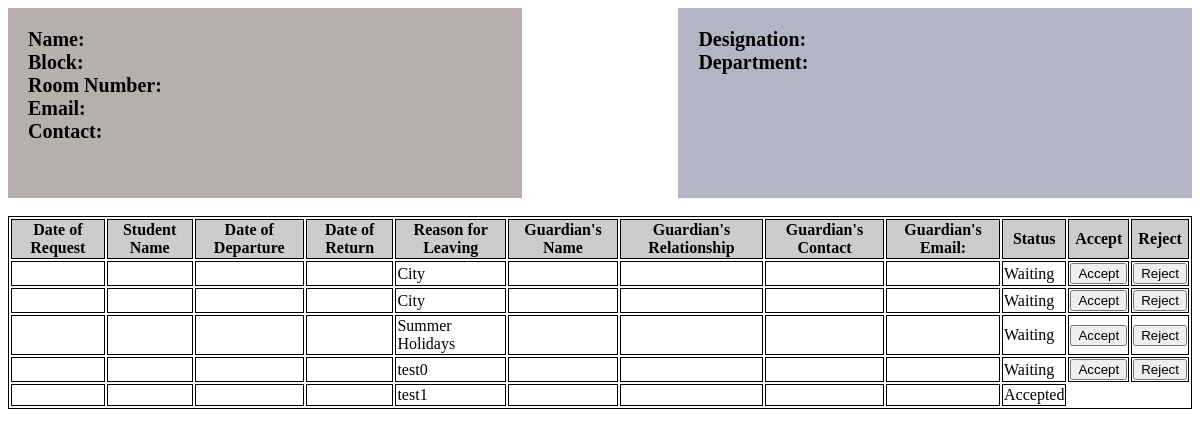
Screenshot of /faculty.php (signed in) with the database file from the repository.
### tables this page shows
CREATE TABLE `shivangsarat` (
  `No` int(11) NOT NULL AUTO_INCREMENT,
  `DepartureDate` date NOT NULL,
  `DepartureTime` time NOT NULL,
  `ArivalDate` date NOT NULL,
  `ArivalTime` time NOT NULL,
  `Reason` text NOT NULL,
  `Status` varchar(255) NOT NULL DEFAULT 'Waiting',
  `RequestTime` timestamp NOT NULL DEFAULT CURRENT_TIMESTAMP,
  UNIQUE KEY `No` (`No`)
);

### faculty.php (the view, shortened to what this page needs)
<?php
	$user = $_SESSION['uname'];
	$servername = "localhost";
  	$username = "root";
  	$password = "vibhi2112";
  	$dbname = "outpass";
  	$conn = new mysqli($servername, $username, $password, $dbname);
  	$sql0 = "SELECT * FROM faculty WHERE Username = '" . $user . "'";
  	$result0 = $conn -> query($sql0);
  	if ($result0 != FALSE) {
  		$row0 = $result0 -> fetch_assoc();
  	}
?>
<!DOCTYPE html>
<html>
<head>
	<link rel="stylesheet" type="text/css" href="faculty.css">
</head>
<body>
	<div class="row">
		<div class="student">
			<b>Name:</b> <?php echo $row0["Name"] ?><br>
			<b>Block:</b> <?php echo $row0["Block"] ?><br>
			<b>Room Number:</b> <?php echo $row0["Room"] ?><br>
			<b>Email:</b> <?php echo $row0["Email"] ?><br>
			<b>Contact:</b> <?php echo $row0["Contact"] ?>
		</div>
		<div class="details">
			<b>Designation:</b> <?php echo $row0["Designation"] ?><br>
			<b>Department:</b> <?php echo $row0["Department"] ?><br>
		</div>
	</div><br>
	<div class="status">
		<table>
			<tr>
				<th>Date of Request</th>
				<th>Student Name</th>
			    <th>Date of Departure</th>
			    <th>Date of Return</th>
			    <th>Reason for Leaving</th>
			    <th>Guardian's Name</th>
				<th>Guardian's Relationship</th>
				<th>Guardian's Contact</th>
				<th>Guardian's Email:</th>
			    <th>Status</th>
			    <th>Accept</th>
			    <th>Reject</th>
			</tr>
			<?php
				$sql1 = "SELECT * FROM `" . $user . "`" ;
				$result1 = $conn -> query($sql1);
				if ($result1 != FALSE) {
					while ( $row1 = $result1 -> fetch_assoc()) {
						if ($row1['Status'] == 'Waiting') {
							echo "<tr>";
							echo "<td>" . $row1['Request'] . "</td>";
							echo "<td>" . $row1['Student'] . "</td>";
							echo "<td>" . $row1['Departure'] . "</td>";
							echo "<td>" . $row1['Arival'] . "</td>";
							echo "<td>" . $row1['Reason'] . "</td>";
							echo "<td>" . $row1['GuardianName'] . "</td>";
							echo "<td>" . $row1['GuardianRel'] . "</td>";
							echo "<td>" . $row1['GuardianContact'] . "</td>";
							echo "<td>" . $row1['GuardianEmail'] . "</td>";
							echo "<td>" . $row1['Status'] . "</td>";
							echo "<form method = 'POST' action = 'responsef.php'>";
							echo "<td id='btn1'><button type = 'submit' name = 'accept' value='{$row1['No']}'>Accept</button>";
							echo "<td id='btn2'><button type = 'submit' name = 'reject' value='{$row1['No']}'>Reject</button></td>";
							echo "</form>";
							echo "</tr>";
						} else {
							echo "<tr>";
							echo "<td>" . $row1['Request'] . "</td>";
							echo "<td>" . $row1['Student'] . "</td>";
							echo "<td>" . $row1['Departure'] . "</td>";
							echo "<td>" . $row1['Arival'] . "</td>";
							echo "<td>" . $row1['Reason'] . "</td>";
							echo "<td>" . $row1['GuardianName'] . "</td>";
							echo "<td>" . $row1['GuardianRel'] . "</td>";
							echo "<td>" . $row1['GuardianContact'] . "</td>";
							echo "<td>" . $row1['GuardianEmail'] . "</td>";
							echo "<td>" . $row1['Status'] . "</td>";
							echo "</tr>";
						}
					}
				}
			?>
		</table>
	</div>
</body>
</html>

### faculty.css (style rules this page uses)
.student { float: left; width: 40%; padding: 20px; background-color: #b7aeae; font-size: 20px; height: 150px; }
.details { float: right; width: 40%; padding: 20px; background-color: #b4b5c4; font-size: 20px; height: 150px; }
.row:after { content: ""; display: table; clear: both; }
table, th, td { border: 1px solid black; }
table { width: 100%; }
th { background-color: #ccc; }

### rows the page displays
shivangsarat: Reason "City", Status "Waiting", $row1['No'] 1 (drawn)
shivangsarat: Reason "City", Status "Waiting", $row1['No'] 2 (drawn)
shivangsarat: Reason "Summer Holidays", Status "Waiting", $row1['No'] 3 (drawn)
shivangsarat: Reason "test0", Status "Waiting", $row1['No'] 4 (drawn)
shivangsarat: Reason "test1", Status "Accepted"
